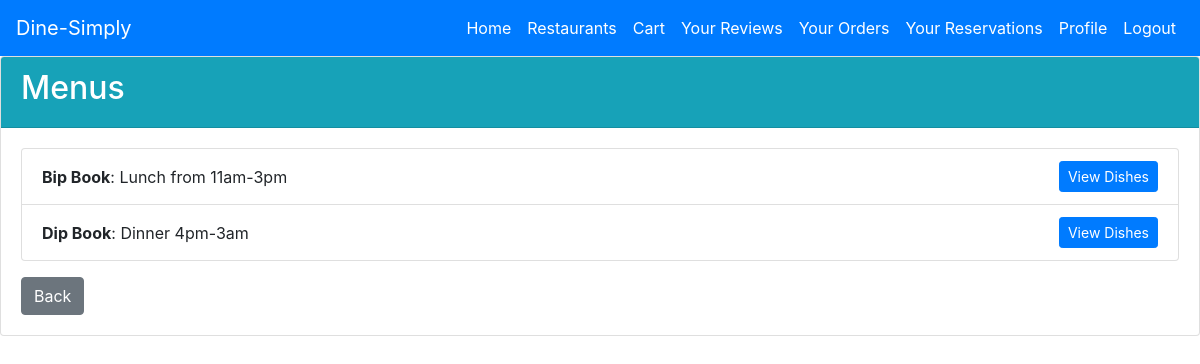
The app's page /restaurant/13/menu (signed in) with its own data.
### tables this page shows
CREATE TABLE Menu (
    MenuID INTEGER PRIMARY KEY AUTOINCREMENT,
    RestaurantID INT,
    MenuName VARCHAR(100),
    Description TEXT,
    FOREIGN KEY (RestaurantID) REFERENCES Restaurant(RestaurantID)
);

### app.py (the view)
@app.route('/restaurant/<int:restaurant_id>/menu')
@login_required
def menu(restaurant_id):
    conn = get_db_connection()
    menus = conn.execute('SELECT * FROM Menu WHERE RestaurantID = ?', (restaurant_id,)).fetchall()
    conn.close()
    return render_template('menu.html', menus=menus, restaurant_id=restaurant_id)

### app.py (called while the page is built)
def get_db_connection():
    conn = sqlite3.connect(db_path)
    conn.row_factory = sqlite3.Row
    return conn

@login_manager.user_loader
def load_user(user_id):
    return User.get(user_id)

    @staticmethod
    def get(user_id):
        conn = get_db_connection()
        user = conn.execute('SELECT * FROM User WHERE UserID = ?', (user_id,)).fetchone()
        conn.close()
        if user:
            return User(*user)
        return None

### templates/menu.html (shortened to what this page needs)
<!DOCTYPE html>
<html lang="en">
<head>
    <link rel="stylesheet" href="https://stackpath.bootstrapcdn.com/bootstrap/4.5.0/css/bootstrap.min.css">
</head>
<body>
    {% include 'navbar_customer.html' %}
    <div class="card">
        <div class="card-header bg-info text-white">
            <h2>Menus</h2>
        </div>
        <div class="card-body">
            {% if menus %}
                <div class="list-group">
                    {% for m in menus %}
                        <div class="list-group-item d-flex justify-content-between align-items-center">
                            <div>
                                <strong>{{ m['MenuName'] }}</strong>: {{ m['Description'] }}
                            </div>
                            <div>
                                <a href="{{ url_for('view_menu', menu_id=m['MenuID']) }}" class="btn btn-primary btn-sm">View Dishes</a>
                            </div>
                        </div>
                    {% endfor %}
                </div>
            {% else %}
                <p>No menus available for this restaurant.</p>
            {% endif %}
            <a href="{{ url_for('restaurant_detail', restaurant_id=restaurant_id) }}" class="btn btn-secondary mt-3">Back</a>
        </div>
    </div>
</body>
</html>

### records on screen
Menu: MenuName "Bip Book", Description "Lunch from 11am-3pm"
Menu: MenuName "Dip Book", Description "Dinner 4pm-3am"
